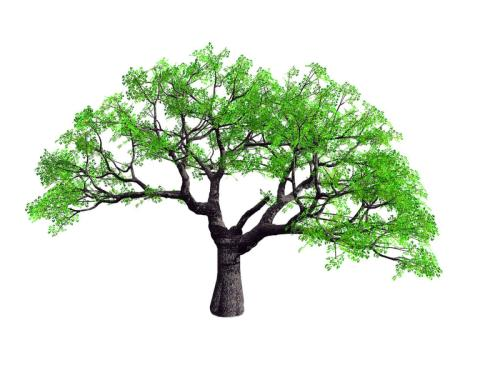
#> input picture 色调，明暗，直方图和Gamma曲线/1.jpg, 500 x 375 px
$ python '色调_明暗_直方图_Gamma.py'
#> lines starting #> are read from the running program, lines starting #| are printed output that depends on the picture
import cv2 as cv
img = cv.imread('1.jpg')
#> img is the input picture: shape (375, 500, 3); mean B, G, R 210.1, 227.1, 215.8

#通过cv2.cvtColor吧图像从bgr转换为HSV
img_hsv = cv.cvtColor(img,cv.COLOR_BGR2HSV)
#> img_hsv: shape (375, 500, 3); mean H, S, V 24.2, 30, 227.5

#在H空间中，绿色比黄色的值高一点，所以给每个像素+15，黄色的树叶就会变绿
turn_green_hsv = img_hsv.copy()
turn_green_hsv[:,:,0] = (turn_green_hsv[:,:,0]+15)%180#[:,:,0]是色调
#> turn_green_hsv: shape (375, 500, 3); mean H, S, V 37.7, 30, 227.5
turn_green_img = cv.cvtColor(turn_green_hsv,cv.COLOR_HSV2BGR)#图像从HSV转换为bgr
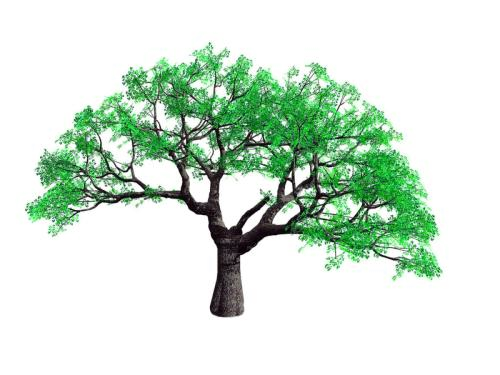
#> turn_green_img: shape (375, 500, 3); mean B, G, R 212.8, 227.1, 210.1
cv.imwrite('turn_green.jpg',turn_green_img)

#减小饱和度会让预想损失鲜艳，变得更灰
#hsv[色调，饱和度，明度]
colorless_hsv = img_hsv.copy()
colorless_hsv[:,:,1] = 0.5*colorless_hsv[:,:,1]#hsv[:,:,1是饱和度]
#> colorless_hsv: shape (375, 500, 3); mean H, S, V 24.2, 14.9, 227.5
colorless_img = cv.cvtColor(colorless_hsv,cv.COLOR_HSV2BGR)
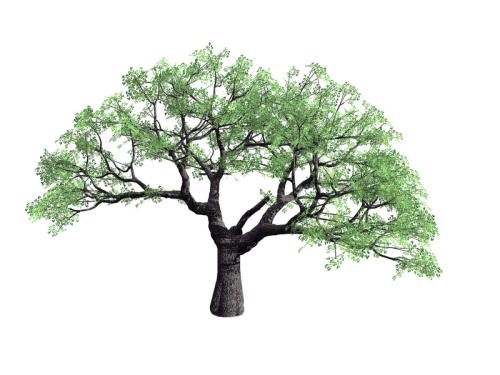
#> colorless_img: shape (375, 500, 3); mean B, G, R 218.7, 227.3, 221.5
cv.imwrite('colorless.jpg',colorless_img)

#减小透明度为原来的一般
darker_hsv = img_hsv.copy()
darker_hsv[:,:,2] = 0.5*darker_hsv[:,:,2]#hsv[:,:,2]是明度
#> darker_hsv: shape (375, 500, 3); mean H, S, V 24.2, 30, 113.3
darker_img = cv.cvtColor(darker_hsv,cv.COLOR_HSV2BGR)
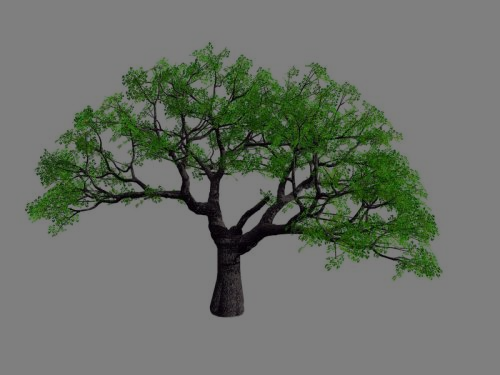
#> darker_img: shape (375, 500, 3); mean B, G, R 104.5, 113.1, 107.4
cv.imwrite('darker.jpg',darker_img)
